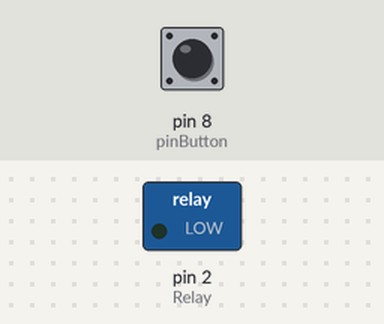
Simulated run of this sketch. Board: Arduino Uno, built with avr-gcc and run on an emulated ATmega328P. On the bench: switched loads named in the sketch (green lamp = pin HIGH). The test bench sets the inputs (shaded band); at power-on: pin 8 (pinButton) LOW.

Above: at 1.2 s.
1.3 s: pin 8 (pinButton) pulled HIGH for 0.15 s
At 2.3 s:
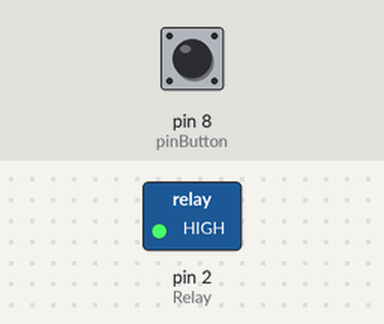
2.9 s: pin 8 (pinButton) pulled HIGH for 1 s
At 5.4 s:
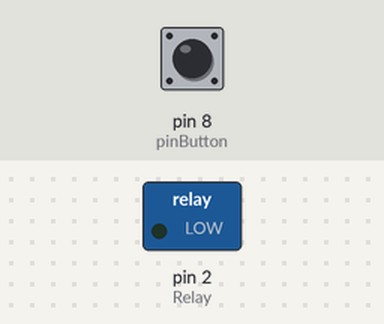
Timing chart, 0 to 6.9 s (numbered marks = the images above; inputs shaded):
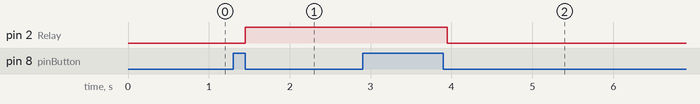

Measured:
- after the input at 1.3 s, pin 2 (Relay): LOW → HIGH after 0.15 s
- after the input at 2.9 s, pin 2 (Relay): HIGH → LOW after 1.1 s

The sketch:

pushbutton.ino
```cpp
int pinButton = 8;
int Relay = 2;
int stateRelay = LOW;
int stateButton;
int counter =0;


void setup() {
  pinMode(pinButton, INPUT);
  pinMode(Relay, OUTPUT);
}

void loop() {
  stateButton = digitalRead(pinButton);
 if (stateButton == HIGH)
  {
    counter++;
    delay(150);
  }
  else if (counter==0)
  {
    digitalWrite(2,LOW);
  }
   else if (counter==1)
  {
    digitalWrite(2,HIGH);
  }
    else
  {
    (counter=0);
  }

}
```
